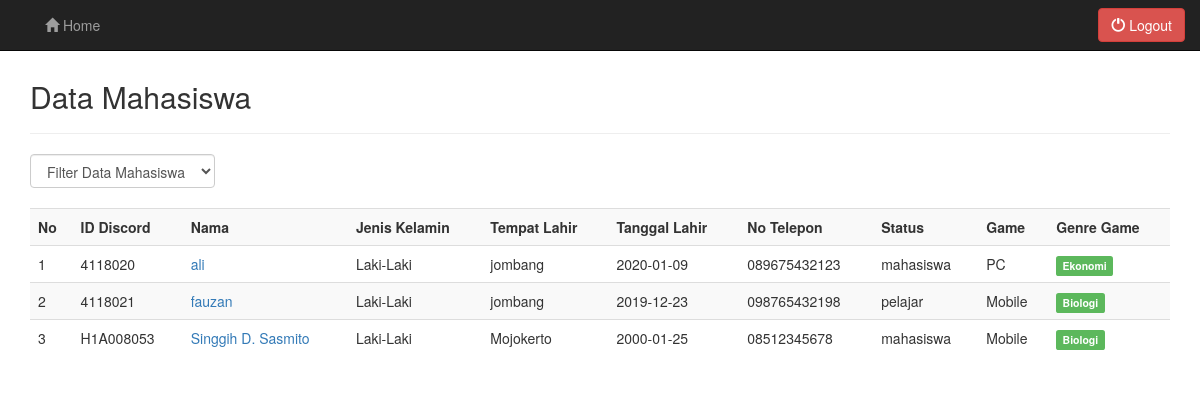
The app's page /user/data.php (signed in) with its own data.
### tables this page shows
CREATE TABLE `tbl_discord` (
  `ID` bigint(20) UNSIGNED NOT NULL,
  `username` varchar(20) NOT NULL,
  `password` varchar(32) NOT NULL,
  `level` varchar(30) NOT NULL,
  `id_discord` varchar(20) NOT NULL,
  `nama` varchar(50) NOT NULL,
  `jenis_kelamin` varchar(20) NOT NULL,
  `tempat_lahir` varchar(30) NOT NULL,
  `tanggal_lahir` date NOT NULL,
  `alamat_asal` varchar(100) NOT NULL,
  `alamat_sekarang` varchar(100) NOT NULL,
  `no_telepon` varchar(13) NOT NULL,
  `email` varchar(30) NOT NULL,
  `status` varchar(50) NOT NULL,
  `game` varchar(50) NOT NULL,
  `genre_game` varchar(50) NOT NULL
);

### user/data.php (the view, shortened to what this page needs)
<?php
include("header.php");
include("../koneksi.php");
?>
	<div class="container">
		<div class="content">
			<h2>Data Mahasiswa</h2>
			<hr />
			<form class="form-inline" method="get">
				<div class="form-group">
					<select name="filter" class="form-control" onchange="form.submit()">
						<option value="0">Filter Data Mahasiswa</option>
						<?php $filter = (isset($_GET['filter']) ? strtolower($_GET['filter']) : NULL);  ?>
					</select>
				</div>
			</form>
			<br />
			<div class="table-responsive">
				<table class="table table-striped table-hover">
					<tr>
						<th>No</th>
						<th>ID Discord</th>
						<th>Nama</th>
						<th>Jenis Kelamin</th>
						<th>Tempat Lahir</th>
						<th>Tanggal Lahir</th>
						<th>No Telepon</th>
						<th>Status</th>
						<th>Game</th>
						<th>Genre Game</th>
					</tr>
					<?php
					if($filter){
						$sql = mysqli_query($koneksi, "SELECT * FROM tbl_discord WHERE genre_game='$filter' ORDER BY id_discord ASC");
					}else{
						$sql = mysqli_query($koneksi, "SELECT * FROM tbl_discord ORDER BY id_discord ASC");
					}
					if(mysqli_num_rows($sql) == 0){
						echo '<tr><td colspan="14">Data Tidak Ada.</td></tr>';
					}else{
						$no = 1;
						while($row = mysqli_fetch_assoc($sql)){
							echo '
							<tr>
								<td>'.$no.'</td>
								<td>'.$row['id_discord'].'</td>
								<td><a href="profile_mahasiswa.php?id_discord='.$row['id_discord'].'">'.$row['nama'].'</a></td>
								<td>'.$row['jenis_kelamin'].'</td>
								<td>'.$row['tempat_lahir'].'</td>
								<td>'.$row['tanggal_lahir'].'</td>
								<td>'.$row['no_telepon'].'</td>
								<td>'.$row['status'].'</td>
								<td>'.$row['game'].'</td>
								<td>';
								if($row['genre_game'] == 'MOBA'){
									echo '<span class="label label-success">MIPA</span>';
								}
								else if ($row['genre_game'] == 'FPS' ){
									echo '<span class="label label-success">Pertanian</span>';
								}
								else if ($row['genre_game'] == 'RPG' ){
									echo '<span class="label label-success">Biologi</span>';
								}
								else if ($row['genre_game'] == 'Racing' ){
									echo '<span class="label label-success">Ekonomi</span>';
								}
							echo '
								</td>
							</tr>
							';
							$no++;
						}
					}
					?>
				</table>
			</div>
		</div>
	</div>
<?php
include("footer.php");
?>

### style.css (style rules this page uses)
.content { margin-top: 80px; }

### records on screen
tbl_discord: id_discord "4118020", nama "ali", jenis_kelamin "Laki-Laki", tempat_lahir "jombang", tanggal_lahir "2020-01-09", no_telepon "089675432123", status "mahasiswa", game "PC", genre_game "Ekonomi"
tbl_discord: id_discord "4118021", nama "fauzan", jenis_kelamin "Laki-Laki", tempat_lahir "jombang", tanggal_lahir "2019-12-23", no_telepon "098765432198", status "pelajar", game "Mobile", genre_game "Biologi"
tbl_discord: id_discord "H1A008053", nama "Singgih D. Sasmito", jenis_kelamin "Laki-Laki", tempat_lahir "Mojokerto", tanggal_lahir "2000-01-25", no_telepon "08512345678", status "mahasiswa", game "Mobile", genre_game "Biologi"
